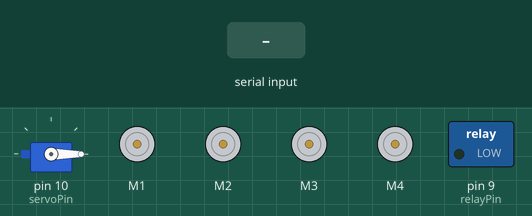
Recording of a sketch running on a simulated Arduino Uno, built with avr-gcc and run on an emulated ATmega328P. Parts: servo, 4 × DC motor (green arrow = forward, orange = backward, longer = faster), switched loads named in the sketch (green lamp = pin HIGH). The test bench sets the inputs (shaded band).

Above: at 1.2 s.
1.3 s: "F" received over Serial
At 2.5 s:
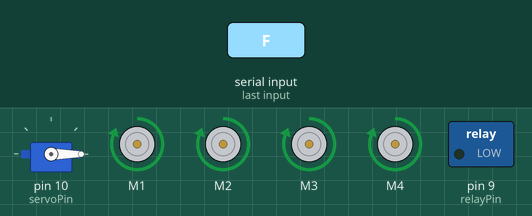
2.8 s: "B" received over Serial
At 3.8 s:
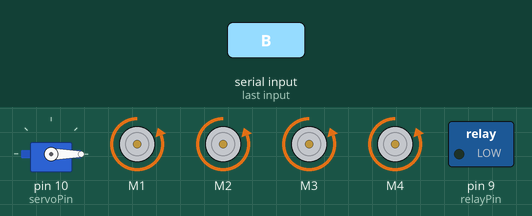
4.3 s: "L" received over Serial
At 4.9 s:
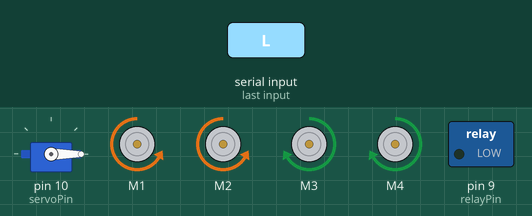
5.8 s: "R" received over Serial
At 6.1 s:
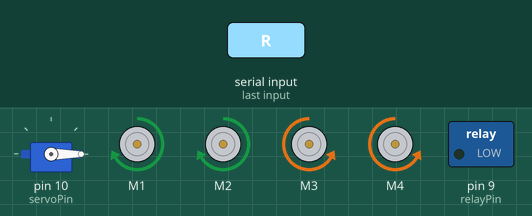
7.3 s: "U" received over Serial
At 8.4 s:
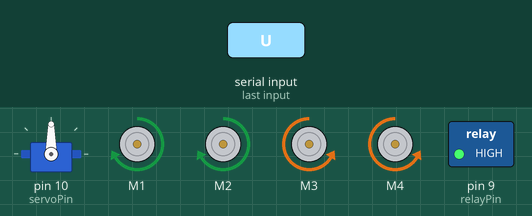
8.8 s: "D" received over Serial
At 9.6 s:
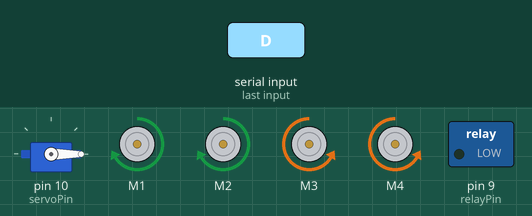
Timing chart, 0 to 11.3 s (numbered marks = the images above; inputs shaded):
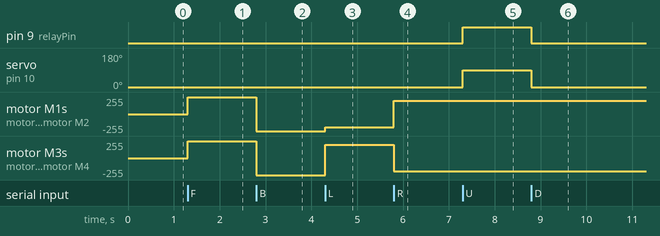

Measured:
- after the input at 1.3 s, motor M1–4: stopped → forward 255/255 at once
- after the input at 2.8 s, motor M1–4: forward 255/255 → backward 255/255 at once
- after the input at 4.3 s, motor M1, motor M2: backward 255/255 → backward 200/255 at once; motor M3, motor M4: backward 255/255 → forward 200/255 at once
- after the input at 5.8 s, motor M1, motor M2: backward 200/255 → forward 200/255 at once; motor M3, motor M4: forward 200/255 → backward 200/255 at once
- after the input at 7.3 s, pin 9 (relayPin): LOW → HIGH at once; servo on pin 10 (servoPin): 0° → 90° at once
- after the input at 8.8 s, pin 9 (relayPin): HIGH → LOW at once; servo on pin 10 (servoPin): 90° → 0° at once

The sketch:

Robocad.ino
```cpp
#include <Servo.h> // Librairie du Servo moteur SG09
#include <AFMotor.h> // Librairie du Moteur DC

AF_DCMotor motor1(1);
AF_DCMotor motor2(2);
AF_DCMotor motor3(3);
AF_DCMotor motor4(4);

Servo servoMotor;

int relayPin = 9;       // Broche du relais pour l'électroaimant
int servoPin = 10;

void setup() {
  pinMode(relayPin, OUTPUT);
  servoMotor.attach(servoPin);
  Serial.begin(9600);
  servoMotor.write(0);
}

void loop() {
  if (Serial.available() > 0) {
    char command = Serial.read();

    switch (command) {
      case 'F':
        moveForward();
        break;
      case 'B':
        moveBackward();
        break;
      case 'L':
        turnLeft();
        break;
      case 'R':
        turnRight();
        break;
      case 'U':
        liftLoad();
        break;
      case 'D':
        dropLoad();
        break;
      default:
        stopRobot();
    }
  }
}

void moveForward() {
  motor1.setSpeed(255);
  motor1.run(FORWARD);
  motor2.setSpeed(255);
  motor2.run(FORWARD);
  motor3.setSpeed(255);
  motor3.run(FORWARD);
  motor4.setSpeed(255);
  motor4.run(FORWARD);
}

void moveBackward() {
  motor1.setSpeed(255);
  motor1.run(BACKWARD);
  motor2.setSpeed(255);
  motor2.run(BACKWARD);
  motor3.setSpeed(255);
  motor3.run(BACKWARD);
  motor4.setSpeed(255);
  motor4.run(BACKWARD);
}

void turnLeft() {
  motor1.setSpeed(200);
  motor1.run(BACKWARD);
  motor2.setSpeed(200);
  motor2.run(BACKWARD);
  motor3.setSpeed(200);
  motor3.run(FORWARD);
  motor4.setSpeed(200);
  motor4.run(FORWARD);
}

void turnRight() {
  motor1.setSpeed(200);
  motor1.run(FORWARD);
  motor2.setSpeed(200);
  motor2.run(FORWARD);
  motor3.setSpeed(200);
  motor3.run(BACKWARD);
  motor4.setSpeed(200);
  motor4.run(BACKWARD);
}

void stopRobot() {
  motor1.setSpeed(0);
  motor1.run(RELEASE);
  motor2.setSpeed(0);
  motor2.run(RELEASE);
  motor3.setSpeed(0);
  motor3.run(RELEASE);
  motor4.setSpeed(0);
  motor4.run(RELEASE);
}

void liftLoad() {
  digitalWrite(relayPin, HIGH);  // Activer l'électroaimant
  servoMotor.write(90);   // Position pour lever la charge
  delay(500);
}

void dropLoad() {
  digitalWrite(relayPin, LOW);   // Désactiver l'électroaimant
  servoMotor.write(0);    // Position pour baisser la charge
  delay(500);
}
```
